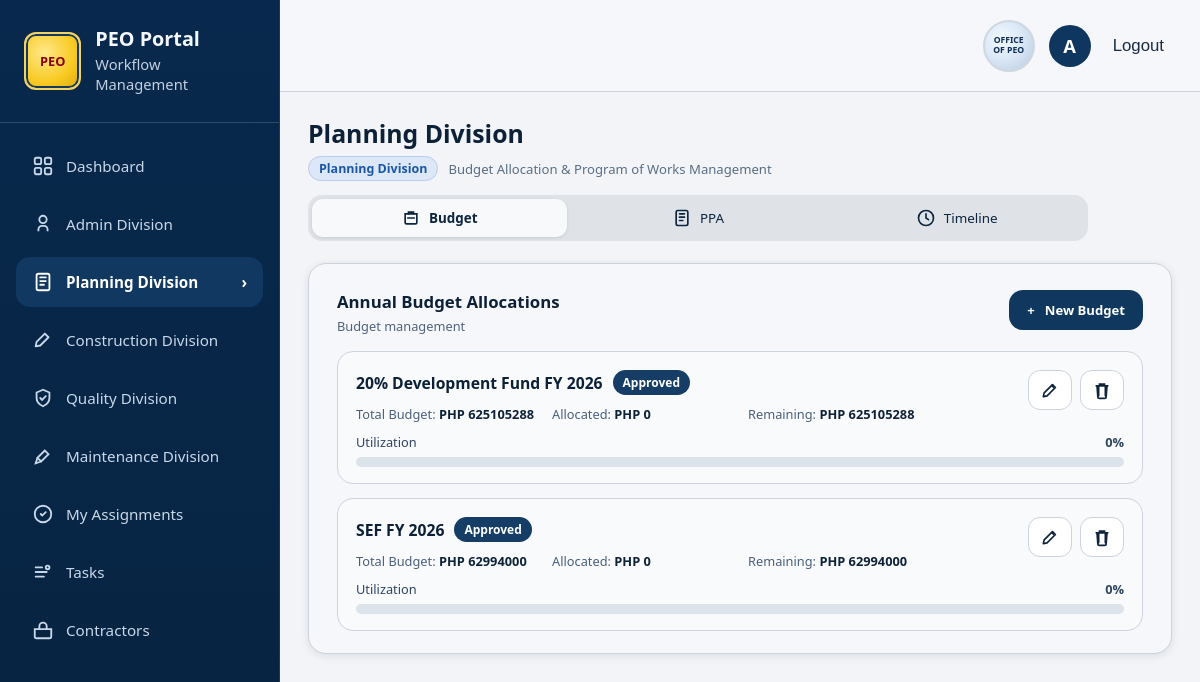
The app's page /planning-division/dashboard/ (signed in) with its own data.
### main/models.py (models this page shows, shortened)
class PlanningBudget(models.Model):
    FUND_20_DEV = "20-development-fund"
    FUND_SEF = "sef-fund"
    FUND_CHOICES = [
        (FUND_20_DEV, "20% Development Fund"),
        (FUND_SEF, "SEF"),
    ]
    STATUS_APPROVED = "approved"
    STATUS_FOR_REVIEW = "for_review"
    STATUS_CHOICES = [
        (STATUS_APPROVED, "Approved"),
        (STATUS_FOR_REVIEW, "For Review"),
    ]
    name = models.CharField(max_length=255)
    fund = models.CharField(max_length=40, choices=FUND_CHOICES, default=FUND_20_DEV)
    total_budget = models.DecimalField(max_digits=14, decimal_places=2, default=0)
    allocated_amount = models.DecimalField(max_digits=14, decimal_places=2, default=0)
    status = models.CharField(max_length=20, choices=STATUS_CHOICES, default=STATUS_APPROVED)
    fiscal_year = models.CharField(max_length=20, default="FY 2026")
    created_at = models.DateTimeField(auto_now_add=True)
    class Meta:
        ordering = ["id"]
    @property
    def allocated_value(self):
        return getattr(self, "computed_allocated", self.allocated_amount or 0)
    @property
    def remaining_amount(self):
        return (self.total_budget or 0) - self.allocated_value
    @property
    def utilization_percent(self):
        if not self.total_budget:
            return 0
        try:
            return max(0, min(100, (self.allocated_value / self.total_budget) * 100))
        except Exception:
            return 0

### main/views.py (the view, shortened to what this page needs)
# urls.py: path("planning-division/dashboard/", views.planning_div_dashboard, name="planning_div_dashboard"),
@login_required
@xframe_options_sameorigin
def planning_div_dashboard(request):
    active_tab = request.GET.get("tab", "budget")
    if active_tab not in {"budget", "ppa", "timeline"}:
        active_tab = "budget"
    selected_fund = request.GET.get("fund", "").strip()
    if not _table_exists(PlanningBudget) or not _table_exists(PlanningProject):
        context = _planning_fallback_context(active_tab=active_tab, selected_fund=selected_fund)
        return render(request, "Planning Division/planning_Div.html", context)
    budgets = list(PlanningBudget.objects.all())
    projects = PlanningProject.objects.all()
    show_budget_modal = False
    editing_budget = None
    show_project_modal = False
    project_form = PlanningProjectForm(initial={"fund": selected_fund or PlanningBudget.FUND_20_DEV})
    edit_budget_id = request.GET.get("edit_budget")
    if edit_budget_id:
        editing_budget = PlanningBudget.objects.filter(id=edit_budget_id).first()
        if editing_budget:
            show_budget_modal = True
    ppa_search = request.GET.get("q", "").strip()
    ppa_status = request.GET.get("status", "").strip()
    ppa_fund = request.GET.get("fund_filter", selected_fund).strip()
    if request.method == "POST":
        action = request.POST.get("action", "").strip()
        if action == "delete_budget":
            delete_id = request.POST.get("delete_id")
            if delete_id:
                PlanningBudget.objects.filter(id=delete_id).delete()
            return redirect(f"{request.path}?tab=budget")
        if action == "update_budget":
            budget_id = request.POST.get("budget_id")
            editing_budget = PlanningBudget.objects.filter(id=budget_id).first()
            budget_form = PlanningBudgetForm(request.POST, instance=editing_budget)
            show_budget_modal = True
            if budget_form.is_valid():
                budget_form.save()
                return redirect(f"{request.path}?tab=budget")
        elif action == "create_project":
            project_form = PlanningProjectForm(request.POST)
            show_project_modal = True
            if project_form.is_valid():
                project = project_form.save()
                return redirect(
                    f"{request.path}?tab=ppa&fund={project.fund}"
                )
            budget_form = PlanningBudgetForm(instance=editing_budget) if editing_budget else PlanningBudgetForm()
        elif action == "delete_project":
            project_id = request.POST.get("project_id")
            if project_id:
                PlanningProject.objects.filter(id=project_id).delete()
            return redirect(f"{request.path}?tab=ppa&fund={selected_fund or ''}")
        else:
            budget_form = PlanningBudgetForm(instance=editing_budget) if editing_budget else PlanningBudgetForm()
    else:
        budget_form = PlanningBudgetForm(instance=editing_budget) if editing_budget else PlanningBudgetForm()
    project_totals = {key: Decimal("0") for key, _ in PlanningBudget.FUND_CHOICES}
    for project in projects:
        project_totals[project.fund] = project_totals.get(project.fund, Decimal("0")) + (project.budget_amount or 0)
    for budget in budgets:
        budget.computed_allocated = project_totals.get(budget.fund, Decimal("0"))
    total_allocated = sum((b.allocated_value for b in budgets), Decimal("0"))
    total_remaining = sum((b.remaining_amount for b in budgets), Decimal("0"))
    ppa_projects = projects
    if ppa_search:
        ppa_projects = ppa_projects.filter(project_title__icontains=ppa_search)
    if ppa_status:
        ppa_projects = ppa_projects.filter(status=ppa_status)
    if ppa_fund:
        ppa_projects = ppa_projects.filter(fund=ppa_fund)
    ppa_total = projects.count()
    ppa_approved = projects.filter(status=PlanningProject.STATUS_APPROVED).count()
    ppa_for_review = projects.filter(status=PlanningProject.STATUS_FOR_REVIEW).count()
    ppa_total_cost = sum((p.budget_amount for p in projects), Decimal("0"))
    context = {
        "active_tab": active_tab,
        "selected_fund": selected_fund,
        "budgets": budgets,
        "budget_form": budget_form,
        "show_budget_modal": show_budget_modal,
        "editing_budget": editing_budget,
        "project_form": project_form,
        "show_project_modal": show_project_modal,
        "ppa_projects": ppa_projects,
        "ppa_search": ppa_search,
        "ppa_status": ppa_status,
        "ppa_fund": ppa_fund,
        "ppa_total": ppa_total,
        "ppa_approved": ppa_approved,
        "ppa_for_review": ppa_for_review,
        "ppa_total_cost": ppa_total_cost,
        "project_status_choices": PlanningProject.STATUS_CHOICES,
        "fund_choices": PlanningBudget.FUND_CHOICES,
        "total_budgets": len(budgets),
        "total_allocated": total_allocated,
        "total_remaining": total_remaining,
    }
    return render(request, "Planning Division/planning_Div.html", context)

### main/views.py (called while the page is built)
def _table_exists(model):
    table_name = model._meta.db_table
    try:
        return table_name in connection.introspection.table_names()
    except Exception:
        return False

### main/templates/Planning Division/planning_Div.html (shortened to what this page needs)
{% load static %}
<!DOCTYPE html>
<html lang="en">
<head>
    <link rel="stylesheet" href="{% static 'CSS/styles.css' %}">
</head>
<body{% if request.GET.embedded %} class="embedded-maintenance-view"{% endif %}>
    <div class="layout">
        <aside class="sidebar">
            <div class="brand">
                <div class="logo">PEO</div>
                <div>
                    <h1>PEO Portal</h1>
                    <p>Workflow Management</p>
                </div>
            </div>
            <nav class="nav">
                <a href="{% url 'home' %}">
                    Dashboard
                </a>
                <a href="{% url 'admin_div_dashboard' %}">
                    <svg viewBox="0 0 24 24" fill="none"><path d="M7 20v-2a4 4 0 0 1 4-4h2a4 4 0 0 1 4 4v2" stroke="currentColor" stroke-width="2"/><circle cx="12" cy="7" r="4" stroke="currentColor" stroke-width="2"/></svg>
                    Admin Division
                </a>
                <a href="{% url 'planning_div_dashboard' %}" class="active">
                    <svg viewBox="0 0 24 24" fill="none"><rect x="5" y="3" width="14" height="18" rx="2" stroke="currentColor" stroke-width="2"/><path d="M9 7h6M9 11h6M9 15h4" stroke="currentColor" stroke-width="2" stroke-linecap="round"/></svg>
                    Planning Division
                    <span class="caret">&#8250;</span>
                </a>
                <a href="{% url 'construction_div_dashboard' %}">
                    <svg viewBox="0 0 24 24" fill="none"><path d="M14 5 5 14l-1 5 5-1 9-9-4-4Z" stroke="currentColor" stroke-width="2" stroke-linejoin="round"/></svg>
                    Construction Division
                </a>
                <a href="{% url 'quality_div_dashboard' %}">
                    <svg viewBox="0 0 24 24" fill="none"><path d="M12 3 5 6v6c0 5 3.5 7.5 7 9 3.5-1.5 7-4 7-9V6l-7-3Z" stroke="currentColor" stroke-width="2"/><path d="m9 12 2 2 4-4" stroke="currentColor" stroke-width="2" stroke-linecap="round"/></svg>
                    Quality Division
                </a>
                <a href="{% url 'maintinance_div_dashboard' %}">
                    <svg viewBox="0 0 24 24" fill="none"><path d="m14 6-8 8 4 4 8-8-4-4Z" stroke="currentColor" stroke-width="2"/><path d="M6 14 4 20l6-2" stroke="currentColor" stroke-width="2"/></svg>
                    Maintenance Division
                </a>
                <a href="{% url 'my_assignments' %}">
                    <svg viewBox="0 0 24 24" fill="none"><circle cx="12" cy="12" r="9" stroke="currentColor" stroke-width="2"/><path d="m9.5 12 1.7 1.7L15 10" stroke="currentColor" stroke-width="2" stroke-linecap="round"/></svg>
                    My Assignments
                </a>
                <a href="{% url 'maintinance_task_management' %}">
                    <svg viewBox="0 0 24 24" fill="none"><path d="M4 7h7M4 12h12M4 17h9" stroke="currentColor" stroke-width="2" stroke-linecap="round"/><circle cx="17" cy="7" r="2" stroke="currentColor" stroke-width="2"/></svg>
                    Tasks
                </a>
                <a href="{% url 'maintinance_contractor_management' %}">
                    <svg viewBox="0 0 24 24" fill="none"><path d="M3 11h18v8a2 2 0 0 1-2 2H5a2 2 0 0 1-2-2v-8Z" stroke="currentColor" stroke-width="2"/><path d="M8 11V8a4 4 0 0 1 8 0v3" stroke="currentColor" stroke-width="2"/></svg>
                    Contractors
                </a>
            </nav>
        </aside>
        <div class="content">
            <header class="topbar">
                <div class="profile">
                    <div class="seal">OFFICE<br>OF PEO</div>
                    <div class="avatar">{{ user.username|slice:":1"|upper }}</div>
                    <form action="{% url 'logout' %}" method="post">
                        <button class="logout" type="submit">Logout</button>
                    </form>
                </div>
            </header>
            <main class="main">
                <div class="title-wrap">
                    <h2>Planning Division</h2>
                    <div class="title-sub">
                        <span class="division-chip">Planning Division</span>
                        <span>Budget Allocation &amp; Program of Works Management</span>
                    </div>
                </div>
                <section class="section-tabs">
                    <a class="section-tab {% if active_tab == 'budget' %}active{% endif %}" href="{% url 'planning_div_dashboard' %}?tab=budget">
                        <svg viewBox="0 0 24 24" fill="none"><path d="M5 7h14v10a2 2 0 0 1-2 2H7a2 2 0 0 1-2-2V7Z" stroke="currentColor" stroke-width="2"/><path d="M9 7V5h6v2M8 12h8" stroke="currentColor" stroke-width="2" stroke-linecap="round"/></svg>
                        Budget
                    </a>
                    <a class="section-tab {% if active_tab == 'ppa' %}active{% endif %}" href="{% url 'planning_div_dashboard' %}?tab=ppa{% if selected_fund %}&fund={{ selected_fund }}{% endif %}">
                        <svg viewBox="0 0 24 24" fill="none"><rect x="5" y="3" width="14" height="18" rx="2" stroke="currentColor" stroke-width="2"/><path d="M9 7h6M9 11h6M9 15h4" stroke="currentColor" stroke-width="2" stroke-linecap="round"/></svg>
                        PPA
                    </a>
                    <a class="section-tab {% if active_tab == 'timeline' %}active{% endif %}" href="{% url 'planning_div_dashboard' %}?tab=timeline">
                        <svg viewBox="0 0 24 24" fill="none"><circle cx="12" cy="12" r="9" stroke="currentColor" stroke-width="2"/><path d="M12 7v5l3 2" stroke="currentColor" stroke-width="2" stroke-linecap="round"/></svg>
                        Timeline
                    </a>
                </section>
                {% if active_tab == "budget" %}
                <section class="budget-panel">
                    <div class="panel-head">
                        <div>
                            <h3>Annual Budget Allocations</h3>
                            <p>Budget management</p>
                        </div>
                        <button class="new-budget" type="button">
                            <span>+</span>
                            <span>New Budget</span>
                        </button>
                    </div>
                    {% for budget in budgets %}
                    <article class="budget-item">
                        <div class="item-top">
                            <div>
                                <div class="title-line">
                                    <h4><a href="{% url 'planning_div_dashboard' %}?tab=ppa&fund={{ budget.fund }}">{{ budget.name }}</a></h4>
                                    <span class="status">{{ budget.get_status_display }}</span>
                                </div>
                                <div class="meta">
                                    <div>Total Budget: <strong>PHP {{ budget.total_budget|floatformat:0 }}</strong></div>
                                    <div>Allocated: <strong>PHP {{ budget.allocated_value|floatformat:0 }}</strong></div>
                                    <div>Remaining: <strong class="ok">PHP {{ budget.remaining_amount|floatformat:0 }}</strong></div>
                                </div>
                            </div>
                            <div class="icon-actions">
                                <a class="icon-btn" href="{% url 'planning_div_dashboard' %}?tab=budget&edit_budget={{ budget.id }}" aria-label="Edit">
                                    <svg viewBox="0 0 24 24" fill="none"><path d="m4 20 4.5-1 10-10-3.5-3.5-10 10L4 20Z" stroke="currentColor" stroke-width="2" stroke-linejoin="round"/><path d="m13.5 6 3.5 3.5" stroke="currentColor" stroke-width="2"/></svg>
                                </a>
                                <form method="post">
                                    <button class="icon-btn" type="submit" aria-label="Delete">
                                        <svg viewBox="0 0 24 24" fill="none"><path d="M5 7h14M9 7V5h6v2M8 7v12m8-12v12M6 7l1 13a2 2 0 0 0 2 2h6a2 2 0 0 0 2-2l1-13" stroke="currentColor" stroke-width="2" stroke-linecap="round"/></svg>
                                    </button>
                                </form>
                            </div>
                        </div>
                        <div class="util-row">
                            <span>Utilization</span>
                            <strong>{{ budget.utilization_percent|floatformat:0 }}%</strong>
                        </div>
                        <div class="progress"><span style="width:{{ budget.utilization_percent|floatformat:0 }}%"></span></div>
                    </article>
                    {% empty %}
                    <article class="budget-item">
                        <div class="meta">No budget records yet.</div>
                    </article>
                    {% endfor %}
                </section>
                {% endif %}
            </main>
        </div>
    </div>
</body>
</html>

### records on screen
PlanningBudget: name "20% Development Fund FY 2026", status "Approved", total_budget "625105288", allocated_value "0", remaining_amount "625105288", utilization_percent "0"
PlanningBudget: name "SEF FY 2026", status "Approved", total_budget "62994000", allocated_value "0", remaining_amount "62994000", utilization_percent "0"

### other values on screen
{{ user.username|slice:":1"|upper }} "A"
